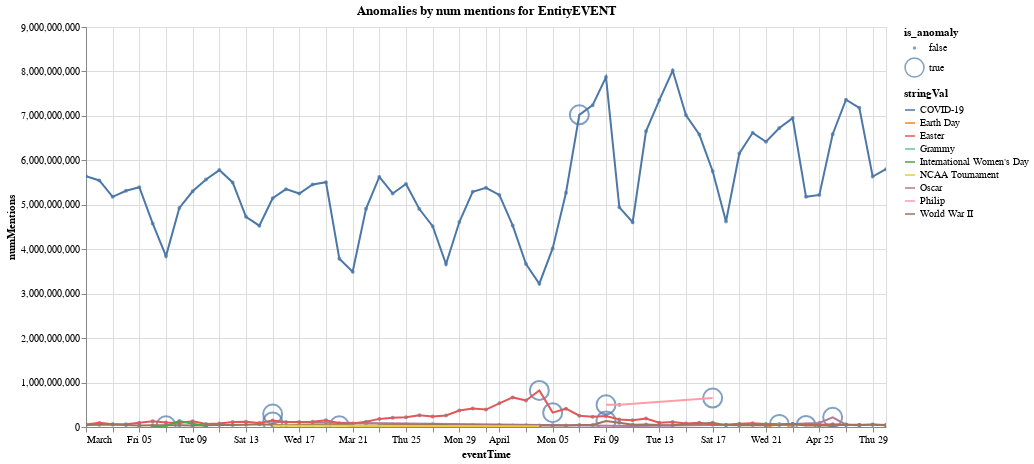

The code cell stored with this chart in its notebook:
### Code cell
create_entity_count_charts_color(anoms, filter_terms=None, only_anom=True, category='EntityEVENT')

### Figure 1 — Vega-Lite specification as saved in the notebook (floating-point values rounded to 4 significant figures; data arrays with more than 128 entries replaced by an {"elided": "..."} marker saying what was removed)
{"config": {"view": {"continuousWidth": 400, "continuousHeight": 300}}, "layer": [{"mark": "point", "encoding": {"size": {"field": "is_anomaly", "type": "nominal"}, "tooltip": [{"field": "eventTime", "type": "temporal"}, {"field": "numMentions", "type": "quantitative"}, {"field": "is_anomaly", "type": "nominal"}, {"field": "anomaly_probability", "type": "quantitative"}, {"field": "stringVal", "type": "nominal"}, {"field": "avgMagnitude", "type": "quantitative"}], "x": {"field": "eventTime", "stack": null, "type": "temporal"}, "y": {"field": "numMentions", "stack": null, "type": "quantitative"}}, "height": 400, "selection": {"selector088": {"type": "interval", "bind": "scales", "encodings": ["x", "y"]}}, "width": 800}, {"mark": "line", "encoding": {"color": {"field": "stringVal", "type": "nominal"}, "tooltip": [{"field": "eventTime", "type": "temporal"}, {"field": "numMentions", "type": "quantitative"}, {"field": "is_anomaly", "type": "nominal"}, {"field": "anomaly_probability", "type": "quantitative"}, {"field": "stringVal", "type": "nominal"}, {"field": "avgMagnitude", "type": "quantitative"}], "x": {"field": "eventTime", "stack": null, "type": "temporal"}, "y": {"field": "numMentions", "stack": null, "type": "quantitative"}}, "height": 400, "selection": {"selector089": {"type": "interval", "bind": "scales", "encodings": ["x", "y"]}}, "title": "Anomalies by num mentions for EntityEVENT", "width": 800}], "data": {"name": "data-cb4ce69eaccaffc745a7b0c6cb395059"}, "$schema": "https://vega.github.io/schema/vega-lite/v4.17.0.json", "datasets": {"data-cb4ce69eaccaffc745a7b0c6cb395059": {"elided": "204 records"}}}
